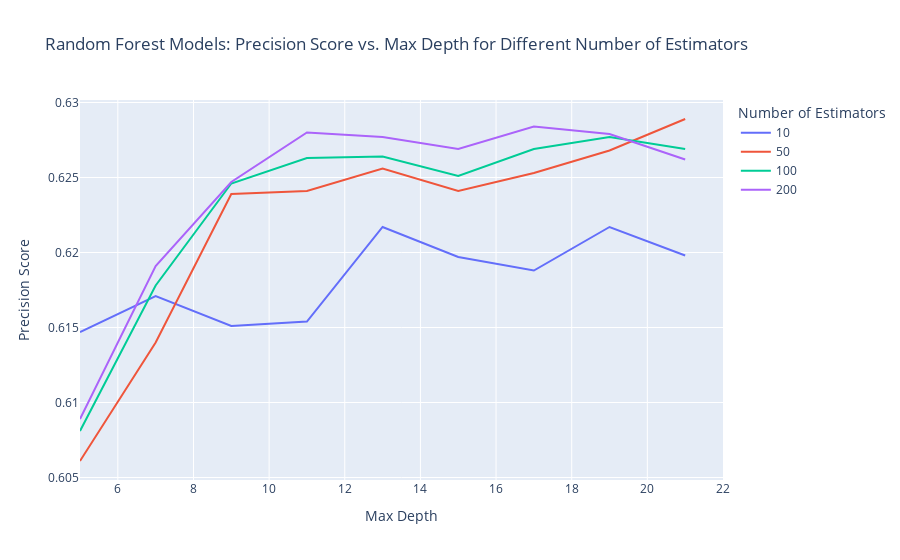

Notebook cell for this chart:
### Code cell
draw_precisions(precision_matrix)

### Figure 1 — Plotly figure (JSON) as saved in the notebook; plotly's stock layout.template omitted (floating-point values rounded to 4 significant figures)
{"data": [{"hovertemplate": "Number of Estimators=10<br>Max Depth=%{x}<br>Precision Score=%{y}<extra></extra>", "legendgroup": "10", "line": {"color": "#636efa", "dash": "solid"}, "marker": {"symbol": "circle"}, "mode": "lines", "name": "10", "orientation": "v", "showlegend": true, "type": "scatter", "x": [5, 7, 9, 11, 13, 15, 17, 19, 21], "xaxis": "x", "y": [0.6147, 0.6171, 0.6151, 0.6154, 0.6217, 0.6197, 0.6188, 0.6217, 0.6198], "yaxis": "y"}, {"hovertemplate": "Number of Estimators=50<br>Max Depth=%{x}<br>Precision Score=%{y}<extra></extra>", "legendgroup": "50", "line": {"color": "#EF553B", "dash": "solid"}, "marker": {"symbol": "circle"}, "mode": "lines", "name": "50", "orientation": "v", "showlegend": true, "type": "scatter", "x": [5, 7, 9, 11, 13, 15, 17, 19, 21], "xaxis": "x", "y": [0.6061, 0.614, 0.6239, 0.6241, 0.6256, 0.6241, 0.6253, 0.6268, 0.6289], "yaxis": "y"}, {"hovertemplate": "Number of Estimators=100<br>Max Depth=%{x}<br>Precision Score=%{y}<extra></extra>", "legendgroup": "100", "line": {"color": "#00cc96", "dash": "solid"}, "marker": {"symbol": "circle"}, "mode": "lines", "name": "100", "orientation": "v", "showlegend": true, "type": "scatter", "x": [5, 7, 9, 11, 13, 15, 17, 19, 21], "xaxis": "x", "y": [0.6081, 0.6178, 0.6246, 0.6263, 0.6264, 0.6251, 0.6269, 0.6277, 0.6269], "yaxis": "y"}, {"hovertemplate": "Number of Estimators=200<br>Max Depth=%{x}<br>Precision Score=%{y}<extra></extra>", "legendgroup": "200", "line": {"color": "#ab63fa", "dash": "solid"}, "marker": {"symbol": "circle"}, "mode": "lines", "name": "200", "orientation": "v", "showlegend": true, "type": "scatter", "x": [5, 7, 9, 11, 13, 15, 17, 19, 21], "xaxis": "x", "y": [0.6089, 0.6191, 0.6247, 0.628, 0.6277, 0.6269, 0.6284, 0.6279, 0.6262], "yaxis": "y"}], "layout": {"legend": {"title": {"text": "Number of Estimators"}, "tracegroupgap": 0}, "title": {"text": "Random Forest Models: Precision Score vs. Max Depth for Different Number of Estimators"}, "xaxis": {"anchor": "y", "domain": [0, 1], "range": [5, 22], "title": {"text": "Max Depth"}}, "yaxis": {"anchor": "x", "domain": [0, 1], "title": {"text": "Precision Score"}}}}
